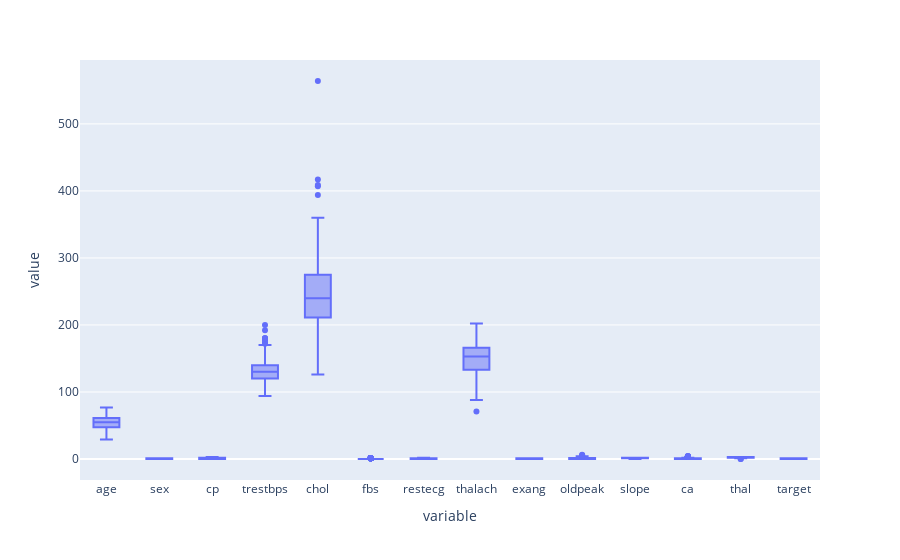

Notebook cell for this chart:
### Code cell
px.box(data_frame=df)

### Figure 1 — Plotly figure (JSON) as saved in the notebook; plotly's stock layout.template omitted (floating-point values rounded to 4 significant figures; data arrays with more than 128 entries replaced by an {"elided": "..."} marker saying what was removed)
{"data": [{"alignmentgroup": "True", "hovertemplate": "variable=%{x}<br>value=%{y}<extra></extra>", "legendgroup": "", "marker": {"color": "#636efa"}, "name": "", "notched": false, "offsetgroup": "", "orientation": "v", "showlegend": false, "type": "box", "x": {"elided": "4242 str values"}, "x0": " ", "xaxis": "x", "y": {"elided": "4242 float values"}, "y0": " ", "yaxis": "y"}], "layout": {"boxmode": "group", "legend": {"tracegroupgap": 0}, "margin": {"t": 60}, "xaxis": {"anchor": "y", "domain": [0, 1], "title": {"text": "variable"}}, "yaxis": {"anchor": "x", "domain": [0, 1], "title": {"text": "value"}}}}
